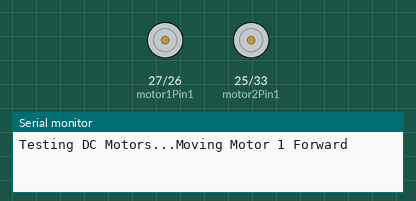
This program was run on a simulated ESP32. Parts: motor-driver pin pairs drawn as motors (green arrow = first pin HIGH = forward, orange = second pin HIGH = backward, longer = more drive, scaled by the enable pin), the last lines printed to the serial monitor.

Above: at 0.1 s.
At 15.1 s:
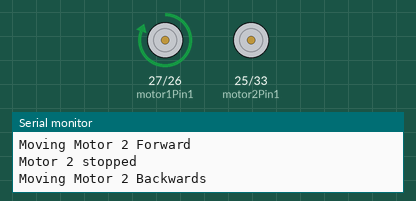
At 24.1 s:
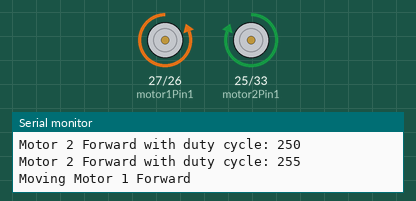
At 36.1 s:
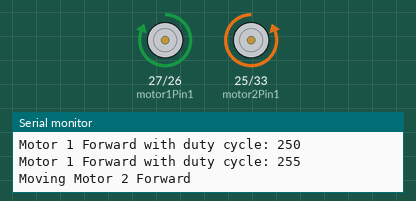
Timing chart, 0 to 40.0 s (numbered marks = the images above):
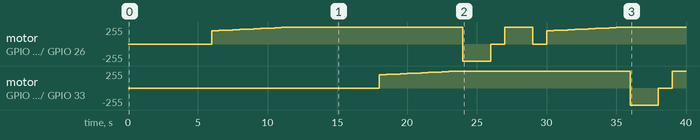

Measured:
- by itself, motor on GPIO 25 (motor2Pin1) / GPIO 33 (motor2Pin2): stopped → forward 199/255 at 18.0 s, → forward 204/255 0.50 s later, → forward 209/255 0.50 s later, → forward 214/255 0.50 s later, … (15 changes in this stretch)

The program:

main.cpp
```cpp
#include <Arduino.h>

int motor1Pin1 = 27;
int motor1Pin2 = 26;
int enable1Pin = 14;

int motor2Pin1 = 25;
int motor2Pin2 = 33;
int enable2Pin = 32;

// Setting PWM properties
const int freq = 30000;
const int pwmChannel1 = 0;
const int pwmChannel2 = 1;
const int resolution = 8;
int dutyCycle1 = 200;
int dutyCycle2 = 200;

void setup() {
  // sets the pins as outputs:
  pinMode(motor1Pin1, OUTPUT);
  pinMode(motor1Pin2, OUTPUT);
  pinMode(enable1Pin, OUTPUT);

  pinMode(motor2Pin1, OUTPUT);
  pinMode(motor2Pin2, OUTPUT);
  pinMode(enable2Pin, OUTPUT);

  // configure LED PWM functionalities for motor 1
  ledcSetup(pwmChannel1, freq, resolution);
  // attach the channel to the GPIO to be controlled
  ledcAttachPin(enable1Pin, pwmChannel1);

  // configure LED PWM functionalities for motor 2
  ledcSetup(pwmChannel2, freq, resolution);
  // attach the channel to the GPIO to be controlled
  ledcAttachPin(enable2Pin, pwmChannel2);

  Serial.begin(115200);

  // testing
  Serial.print("Testing DC Motors...");
}

void loop() {
  // Move the DC motor 1 forward at maximum speed
  Serial.println("Moving Motor 1 Forward");
  digitalWrite(motor1Pin1, LOW);
  digitalWrite(motor1Pin2, HIGH);
  delay(2000);

  // Stop the DC motor 1
  Serial.println("Motor 1 stopped");
  digitalWrite(motor1Pin1, LOW);
  digitalWrite(motor1Pin2, LOW);
  delay(1000);

  // Move DC motor 1 backwards at maximum speed
  Serial.println("Moving Motor 1 Backwards");
  digitalWrite(motor1Pin1, HIGH);
  digitalWrite(motor1Pin2, LOW);
  delay(2000);

  // Stop the DC motor 1
  Serial.println("Motor 1 stopped");
  digitalWrite(motor1Pin1, LOW);
  digitalWrite(motor1Pin2, LOW);
  delay(1000);

  // Move DC motor 1 forward with increasing speed
  digitalWrite(motor1Pin1, HIGH);
  digitalWrite(motor1Pin2, LOW);
  while (dutyCycle1 <= 255){
    ledcWrite(pwmChannel1, dutyCycle1);
    Serial.print("Motor 1 Forward with duty cycle: ");
    Serial.println(dutyCycle1);
    dutyCycle1 = dutyCycle1 + 5;
    delay(500);
  }
  dutyCycle1 = 200;

  // Move the DC motor 2 forward at maximum speed
  Serial.println("Moving Motor 2 Forward");
  digitalWrite(motor2Pin1, LOW);
  digitalWrite(motor2Pin2, HIGH);
  delay(2000);

  // Stop the DC motor 2
  Serial.println("Motor 2 stopped");
  digitalWrite(motor2Pin1, LOW);
  digitalWrite(motor2Pin2, LOW);
  delay(1000);

  // Move DC motor 2 backwards at maximum speed
  Serial.println("Moving Motor 2 Backwards");
  digitalWrite(motor2Pin1, HIGH);
  digitalWrite(motor2Pin2, LOW);
  delay(2000);

  // Stop the DC motor 2
  Serial.println("Motor 2 stopped");
  digitalWrite(motor2Pin1, LOW);
  digitalWrite(motor2Pin2, LOW);
  delay(1000);

  // Move DC motor 2 forward with increasing speed
  digitalWrite(motor2Pin1, HIGH);
  digitalWrite(motor2Pin2, LOW);
  while (dutyCycle2 <= 255){
    ledcWrite(pwmChannel2, dutyCycle2);
    Serial.print("Motor 2 Forward with duty cycle: ");
    Serial.println(dutyCycle2);
    dutyCycle2 = dutyCycle2 + 5;
    delay(500);
  }
  dutyCycle2 = 200;
}
```
